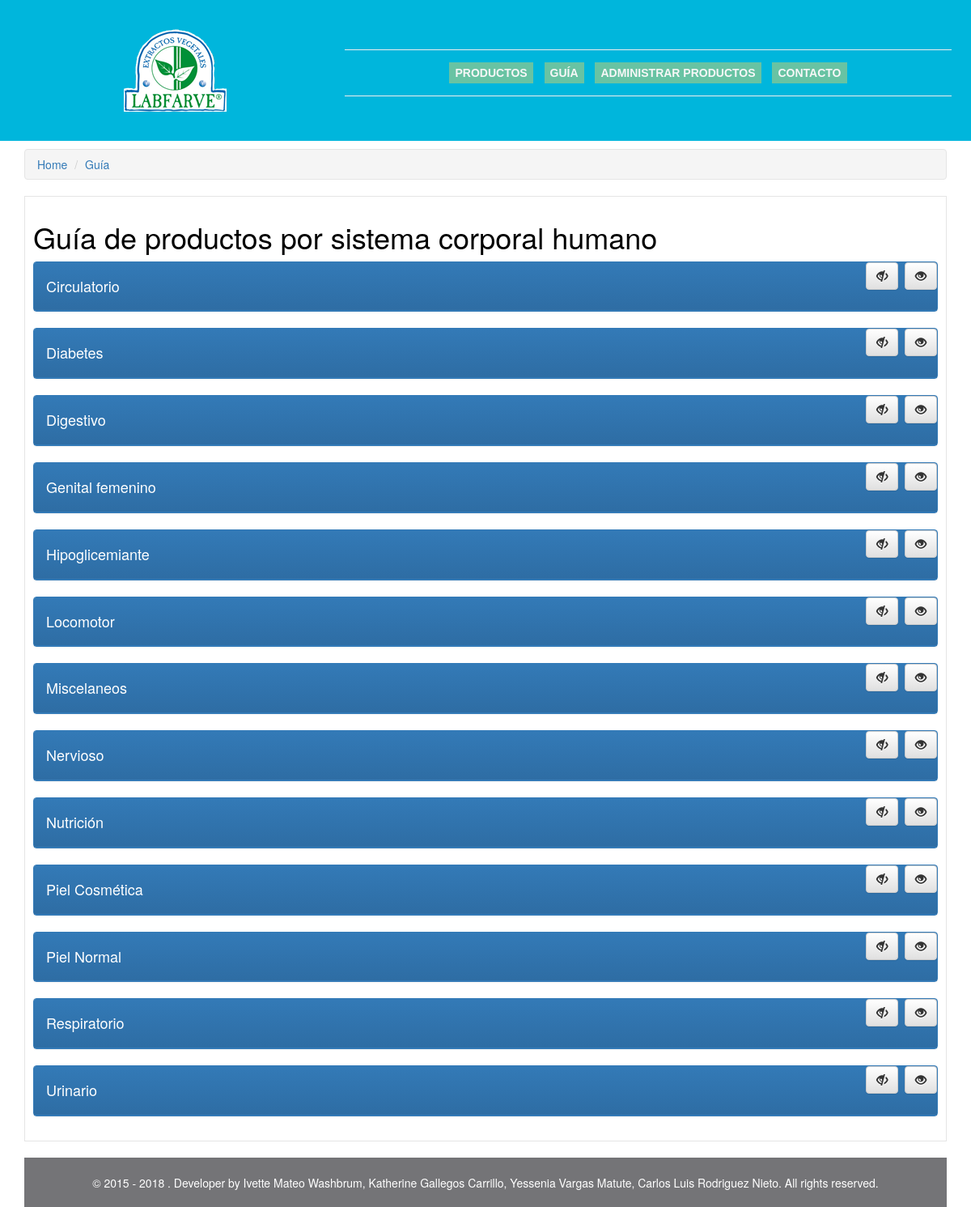
The app's page /pages/html/guia.php with its own data.
### tables this page shows
CREATE TABLE `catalog` (
  `id` int(11) NOT NULL,
  `id_catalog_type` int(11) NOT NULL,
  `name` varchar(150) NOT NULL,
  `code` varchar(50) NOT NULL
);

### clases/catalogo.php (called while the page is built, shortened)
<?php
include_once("MY_Model.php");
include_once("MY_Entity.php");
class mCatalogo extends MY_Model
{
    protected $table = 'catalog';
    public function filter(filterCatalogo $filter, &$eCatalogos )
    {
        $eCatalogos = array();
        $select = $this->buildSelectFields('c_', 'c', $this->table);
        $sql = "SELECT
                    ".($select)."
                FROM ".( $this->table )." AS c
                    INNER JOIN catalog_type AS ct ON ct.id = c.id_catalog_type
                WHERE
                    1=1
                " .( is_null($filter->id_catalog_type) ? "":" AND c.id_catalog_type = $filter->id_catalog_type "). "
                " .( is_null($filter->limit) || is_null($filter->offset) ? '' : " LIMIT ".( $filter->limit )." OFFSET ".( $filter->offset )." " ) . "
                ";
        $queryR = mysql_query($sql);
        while ($row = mysql_fetch_assoc($queryR))
        {
            $eProductoTipo = new eProductoTipo();
            $eProductoTipo->parseRow($row,'c_');
            $eCatalogos[] = $eProductoTipo;
        }
    }
}

### clases/MY_Model.php (called while the page is built, shortened)
<?php
class MY_Model extends Conexion
{
    function buildSelectFields( $prefix, $alias='', $table='' )
    {
        $str = '';
        $fields = $this->list_fields( $table );
        foreach( $fields as $field )
        {
            $str .= ( empty($str)?'':',' ) . ( empty($alias) ? '' : ''.$alias.'.' ) . ''.$field.' AS '.( $prefix . $field ).'';
        }
        return $str;
    }
    function list_fields($table)
    {
        $field_names = array();
        $resultado = mysql_query("select * from $table");
        while ($field = mysql_fetch_field($resultado))
        {
                $field_names[] = $field->name;
        }
        return $field_names;
    }
}

### clases/MY_Entity.php (called while the page is built, shortened)
<?php
class MY_Entity_Filter
{
    public function __construct()
    {
        $this->limit = NULL;
    }
}

### pages/html/guia.php (the view, shortened to what this page needs)
<?php
require_once BASECLASS . 'catalogo.php';
$mCatalogo = new mCatalogo();
$filterCatalogo = new filterCatalogo();
$filterCatalogo->id_catalog_type = 1;
$mCatalogo->filter($filterCatalogo, $eCatalogos);
?>
<!DOCTYPE html>
<html lang="es">
    <head>
        <link rel="stylesheet" href="../../resources/bootstrap/3.3.7/css/bootstrap.min.css">
        <link rel="stylesheet" href="../../resources/bootstrap/3.3.7/css/bootstrap-theme.min.css" >
        <link rel="stylesheet" type="text/css" href="../../resources/css/style.css">
    </head>
    <body>
        <header class="cabecera">
            <div class="container">
                <div class="row header">
                    <div class="col-sm-4" id="headerlogo">
                        <a href="javascript:void(0);"><img src="../../resources/img/logo.png"></a>
                    </div>
                    <div class="col-sm-8" id="headertopmenu">
                        <nav class="menu">
                            <ul>
                                <li><a href="productos.php">Productos</a></li>
                                <li><a href="guia.php">Guía</a></li>
                                <li><a href="administrar_productos.php">Administrar Productos</a></li>
                                <li><a href="http://luis-rodriguez-ec.herokuapp.com/site/index" target="_blank">Contacto</a></li>
                            </ul>
                        </nav>
                    </div>
                </div>
            </div>
        </header>
        <nav class="text-left">
            <div class="container ">
                <div class="breadcrumb-line">
                    <ul class="breadcrumb">
                        <li><a href="javascript:void(0);">Home</a></li>
                        <li><a href="guia.php">Guía</a></li>
                    </ul>
                </div>
            </div>
        </nav>
        <div class="container">
            <div class="container-producto">
                <div class="row">
                    <div class="col-sm-12">
                        <h1>Guía de productos por sistema corporal humano</h1>
                    </div>
                    <?php
                    foreach ($eCatalogos as $eCatalogo) {
                        ?>
                        <div class="col-sm-12">
                            <div class="panel panel-primary">
                                <div class="pull-right">
                                    <button class="btn btn-default eye-close" _id="<?php echo $eCatalogo->id ?>"><span class="glyphicon glyphicon-eye-close"></span></button>&nbsp;
                                    <button class="btn btn-default eye-open" _id="<?php echo $eCatalogo->id ?>"><span class="glyphicon glyphicon-eye-open"></span></button>
                                </div>
                                <div class="panel-heading">
                                    <h4><?php echo $eCatalogo->name ?></h4>
                                </div>
                            </div>
                        </div>
                        <?php
                    }
                    ?>
                </div>
            </div>
        </div>
        <div class="container">
            <footer class="pie">
                © 2015 - 2018 . Developer by Ivette Mateo Washbrum, Katherine Gallegos Carrillo, Yessenia Vargas Matute, Carlos Luis Rodriguez Nieto. All rights reserved.
            </footer>
        </div>
    </body>
</html>

### resources/css/style.css (style rules this page uses)
* { margin: 0px; padding: 0px; box-sizing: border-box; }
a, a > * { cursor: pointer; outline: medium none; text-decoration: none; }
body { text-align: center; color: #282828; }
article, aside, details, figcaption, figure, footer, header, hgroup, main, menu, nav, section, summary { display: block; }
.cabecera { background: #00b6dc; border: 1px solid #00b6dc; padding: 20px; }
.header { height:120px; }
.header #headerlogo { padding: 15px; }
.header #headertopmenu { padding: 15px; float: right; margin-top:25px; }
.menu { border-bottom: 1px solid #eee; border-top: 1px solid #eee; padding: 5px 5px; }
.menu ul { margin-bottom: 10px; margin-top: 10px; }
.menu li { display: inline-block; list-style: none; padding: 5px; font: bold 14px verdana, sans-serif; text-transform: uppercase; color: #f7f7f7; }
.menu li > a { background: #68c3a3; padding: 5px 7px; outline: 0 none; color: #f7f7f7; }
.breadcrumb-line { margin:0; position:relative }
.breadcrumb { margin-top: 10px; margin-bottom: 10px; border:1px solid #e5e5e5; }
.container-producto { border: 1px solid #e5e5e5; padding: 10px; text-align: justify; color: #000; margin-top: 10px; }
.pull-right { float: right; }
.pie { clear: both; text-align: center; padding: 20px; margin-top: 20px; border-top: 1px solid #747477; background: #747477 none repeat scroll 0 0; color: #fff; }

### records on screen
catalog: name "Circulatorio"
catalog: name "Diabetes"
catalog: name "Digestivo"
catalog: name "Genital femenino"
catalog: name "Hipoglicemiante"
catalog: name "Locomotor"
catalog: name "Miscelaneos"
catalog: name "Nervioso"
catalog: name "Nutrición"
catalog: name "Piel Cosmética"
catalog: name "Piel Normal"
catalog: name "Respiratorio"
catalog: name "Urinario"
